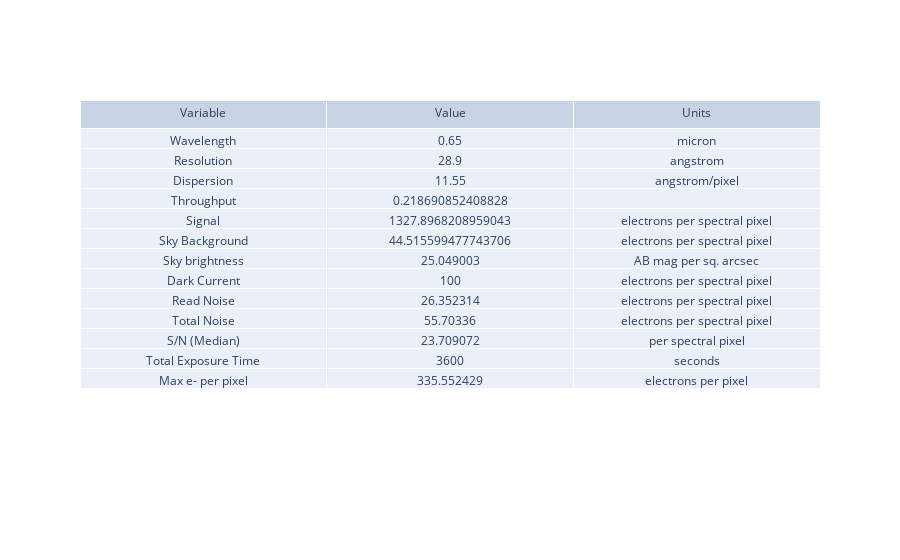

Notebook cell for this chart:
### Markdown cell above
## Use CTRL + / to comment/uncomment blocks of code

### Code cell
# test out the function

userinput = {"telescope": "SOAR",  #choices are "SOAR", "Gemini", "ATLAS_PROBE" 
             "instrument": "SAMOS_VIS",#choices are "SAMOS", "SCORPIO", ,GMOX", ATLAS"
            "band": "LowWhite",      #other choices are 
                                  # SAMOS: "LowRed", "LowBlue", "HighRed", "HighBlue", "LowWhite"
                                  # SCORPIO: "g", "r", "i", "z", "Y", "J", "H", "K"
                                  # GMOX: "Blue", "Red", "J", "H", "K"
                                  # ATLAS: "atlas_IR"
            "slit_width":1.0,    #(arcsec) - Other choices are 
                                  # SAMOS: 0.167, 0.333, 0.500, 0.667, 0.833, 1.000
                                  # SCORPIO: 0.36, 0.54, 0.72, 1.08, 1.44, 2.16, 4.32
                                  # GMOX: 0.083, 0.167, 0.250, 0.333, 0.417, 0.500, 0.583, 0.667, 0.750, 0.833, 0.917, 1.00 
                                  # ATLAS: 0.75             
            "time":3600,          #exposure time (s)
            "nExp":5,             # Nr of frames; increases RON, helps saturation, always dither=2 if >0
            "Nreads":1,           # for IRs, RON goes with SQRT(Nreads), so this is the Nr of Fowler pairs
                                  # for CCDs  (all VIS channels) use Nreads = 1 
            "theta":1.0,          # extension of the source in the cross dispersion direction (arcsec): choice: theta = slitwidth in slitless mode
            "lineF":-99,          #use -99 for a dummy value
            "lineW":-99,          #use -99 for a dummy value
            "FWHM":200,           #Width of the line as emitted by the source, in km/s 
            "z":0,
            "specFile":"./templates/Galaxy_Kmag_19_Haflux_5e-17_ebmv_0_z_2_highResSpec_obs_redshift.txt", 
            "mag":22.5,
            "NormalizeUserSpec":True,
            "InputInAngstroms":True,
            "SN":-99,             # = -99 to calculate; othersise set "SN"  > 0 to extract time needed to reach the given SNR
            }
gotit = set_telescope_instrument(userinput)
telescope=gotit['telescope']
instrument=gotit['instrument']

#telescope = dict(gotit)
#instrument = dict(gotit)
#print(telescope)
#print(instrument)

etc_output = general_etc_serena(userinput)

##########################
fig = go.Figure(data=[go.Table(header=dict(values=['Variable', 'Value', 'Units']),
                 cells=dict(values=[
                     etc_output["summary_struct"]['quant'],
                     etc_output["summary_struct"]['value'],
                     etc_output["summary_struct"]['unit']]))
                     ])

fig.show()

### Figure 1 — Plotly figure (JSON) as saved in the notebook; plotly's stock layout.template omitted (floating-point values rounded to 4 significant figures)
{"data": [{"cells": {"values": [["Wavelength", "Resolution", "Dispersion", "Throughput", "Signal", "Sky Background", "Sky brightness", "Dark Current", "Read Noise", "Total Noise", "S/N (Median)", "Total Exposure Time", "Max e- per pixel"], [0.65, 28.9, 11.55, 0.2187, 1328.0, 44.52, 25.05, 100, 26.35, 55.7, 23.71, 3600, 335.6], ["micron", "angstrom", "angstrom/pixel", "", "electrons per spectral pixel", "electrons per spectral pixel", "AB mag per sq. arcsec", "electrons per spectral pixel", "electrons per spectral pixel", "electrons per spectral pixel", "per spectral pixel", "seconds", "electrons per pixel"]]}, "header": {"values": ["Variable", "Value", "Units"]}, "type": "table"}], "layout": {}}
